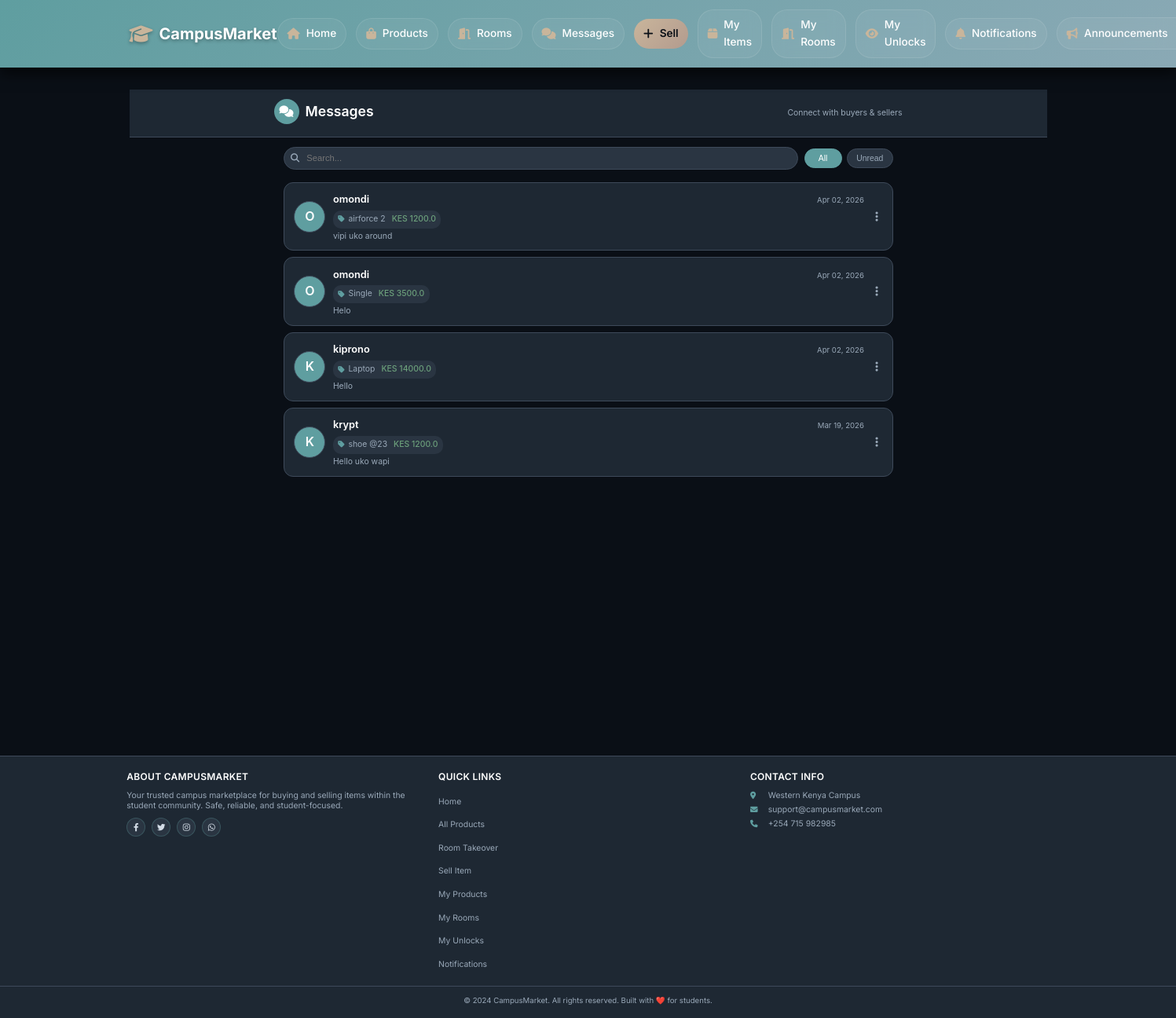
/chat/ (signed in), run on an earlier commit of the app's database.
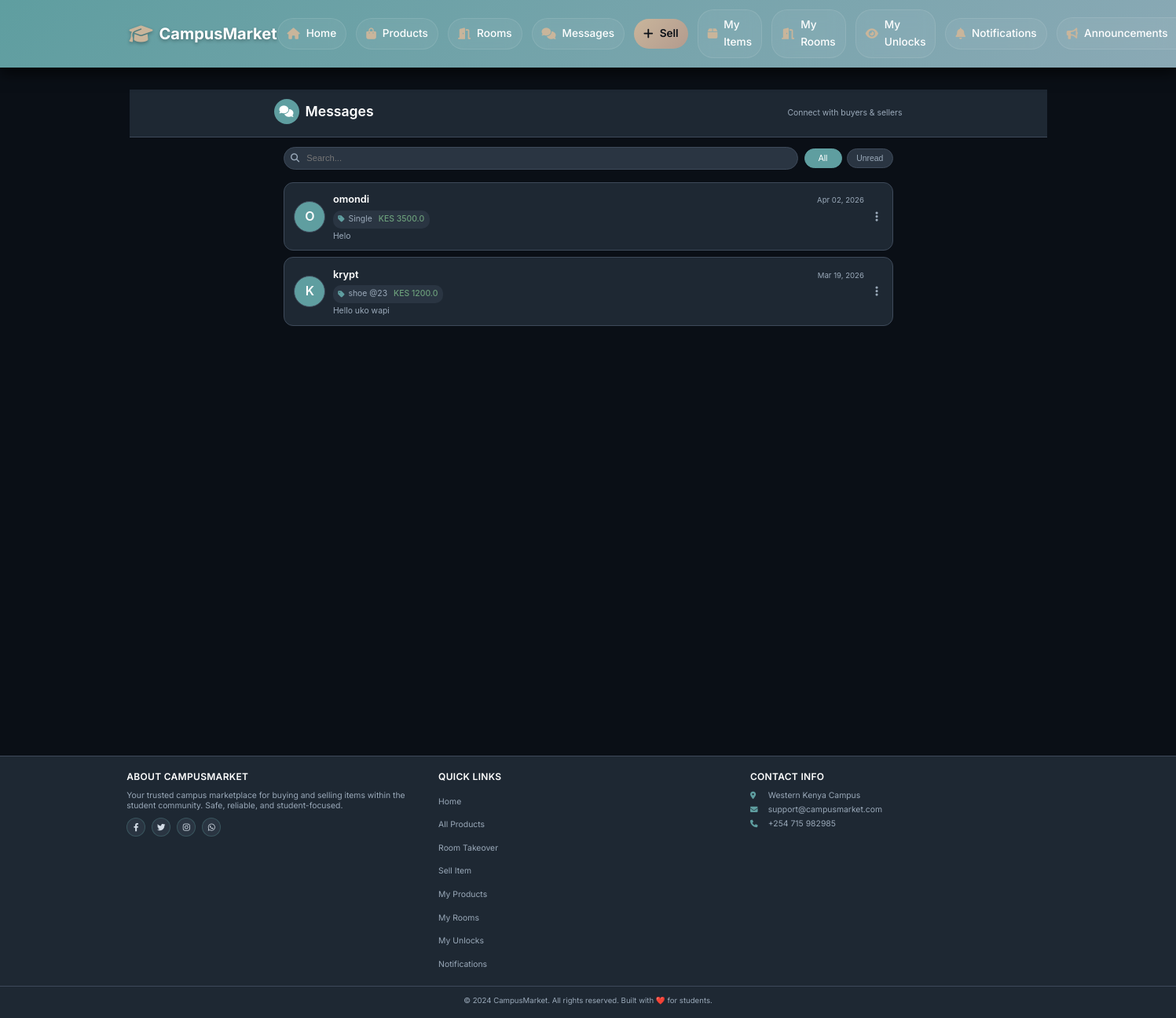
And on a later commit of the database.
### app/models.py (models this page shows, shortened)
class Message(db.Model):
    __tablename__ = 'messages'
    id = db.Column(db.Integer, primary_key=True)
    chat_id = db.Column(db.Integer, db.ForeignKey('chats.id'), nullable=False)
    content = db.Column(db.Text, nullable=True)
    is_image = db.Column(db.Boolean, default=False)
    image_filename = db.Column(db.String(255), nullable=True)
    sender_id = db.Column(db.Integer, db.ForeignKey('users.id'), nullable=False)
    receiver_id = db.Column(db.Integer, db.ForeignKey('users.id'), nullable=False)
    is_read = db.Column(db.Boolean, default=False)
    created_at = db.Column(db.DateTime, default=datetime.utcnow)
    is_deleted = db.Column(db.Boolean, default=False)
    deleted_at = db.Column(db.DateTime, nullable=True)
    deleted_by_id = db.Column(db.Integer, db.ForeignKey('users.id'), nullable=True)
    offer_id = db.Column(db.Integer, db.ForeignKey('offers.id'), nullable=True)
    __table_args__ = (
        CheckConstraint('sender_id != receiver_id', name='different_sender_receiver'),
    )
    chat = db.relationship('Chat', back_populates='messages')
    sender = db.relationship('User', foreign_keys=[sender_id], back_populates='sent_messages')
    deleted_by = db.relationship('User', foreign_keys=[deleted_by_id], backref='deleted_messages')
    offer = db.relationship('Offer', backref='message_refs')
    @property
    def formatted_time(self):
        now = datetime.utcnow()
        diff = now - self.created_at
        if diff.days == 0:
            if diff.seconds < 60:
                return "Just now"
            elif diff.seconds < 3600:
                return f"{diff.seconds // 60}m ago"
            else:
                return f"{diff.seconds // 3600}h ago"
        elif diff.days == 1:
            return "Yesterday"
        elif diff.days < 7:
            return f"{diff.days}d ago"
        else:
            return self.created_at.strftime("%b %d, %Y")

class User(UserMixin, db.Model):
    __tablename__ = 'users'
    id = db.Column(db.Integer, primary_key=True)
    username = db.Column(db.String(80), unique=True, nullable=False)
    email = db.Column(db.String(120), unique=True, nullable=False)
    password_hash = db.Column(db.String(128))
    phone = db.Column(db.String(20))
    created_at = db.Column(db.DateTime, default=datetime.utcnow)
    google_id = db.Column(db.String(100), unique=True, nullable=True)
    profile_picture = db.Column(db.String(500), nullable=True)
    products = db.relationship('Product',
        foreign_keys='Product.seller_id',
        back_populates='seller',
        lazy=True
    )
    payments = db.relationship('Payment',
        back_populates='payment_user',
        lazy=True
    )
    phone_number = db.Column(db.String(20))
    campus_location = db.Column(db.String(100))
    hostel_name = db.Column(db.String(100))
    hostel_room = db.Column(db.String(20))
    whatsapp_number = db.Column(db.String(20))
    show_contact_details = db.Column(db.Boolean, default=True)
    contact_preference = db.Column(db.String(20), default='whatsapp')
    is_admin = db.Column(db.Boolean, default=False)
    conversations_as_buyer = db.relationship('Chat',
        foreign_keys='Chat.buyer_id',
        back_populates='buyer',
        lazy=True,
        cascade='all, delete-orphan'
    )
    conversations_as_seller = db.relationship('Chat',
        foreign_keys='Chat.seller_id',
        back_populates='seller',
        lazy=True,
        cascade='all, delete-orphan'
    )
    sent_messages = db.relationship('Message',
        foreign_keys='Message.sender_id',
        back_populates='sender',
        lazy=True,
        cascade='all, delete-orphan'
    )
    sent_offers = db.relationship('Offer',
        foreign_keys='Offer.buyer_id',
        back_populates='offer_buyer',
        lazy=True
    )
    received_offers = db.relationship('Offer',
        foreign_keys='Offer.seller_id',
        back_populates='offer_seller',
        lazy=True
    )

class Product(db.Model):
    __tablename__ = 'products'
    id = db.Column(db.Integer, primary_key=True)
    title = db.Column(db.String(100), nullable=False)
    description = db.Column(db.Text)
    price = db.Column(db.Float, nullable=False)
    condition = db.Column(db.String(20))
    contact_info = db.Column(db.Text)
    is_fast_moving = db.Column(db.Boolean, default=False)
    is_active = db.Column(db.Boolean, default=True)
    is_sold = db.Column(db.Boolean, default=False)
    Token = db.Column(db.Float, nullable=False)
    category_id = db.Column(db.Integer, db.ForeignKey('categories.id'), nullable=False)
    seller_id = db.Column(db.Integer, db.ForeignKey('users.id'), nullable=False)
    image_group_id = db.Column(db.Integer, db.ForeignKey('product_image_groups.id'), nullable=True)
    created_at = db.Column(db.DateTime, default=datetime.utcnow)
    updated_at = db.Column(db.DateTime, default=datetime.utcnow, onupdate=datetime.utcnow)
    hostel_name = db.Column(db.String(100), nullable=False, default='')
    location = db.Column(db.String(100), nullable=False, default='')
    leave_date = db.Column(db.DateTime, nullable=False, default=datetime.utcnow)
    room_type = db.Column(db.String(20), default='single')
    deposit = db.Column(db.Float, default=0)
    commission_percentage = db.Column(db.Float, default=0)
    is_commission_listing = db.Column(db.Boolean, default=False)
    status = db.Column(db.String(20), default='available')
    agreement_user_id = db.Column(db.Integer, db.ForeignKey('users.id'), nullable=True)
    agreement_expires_at = db.Column(db.DateTime, nullable=True)
    booked_at = db.Column(db.DateTime, nullable=True)
    total_unlocks = db.Column(db.Integer, default=0)
    last_interest_update = db.Column(db.DateTime, default=datetime.utcnow)
    payments = db.relationship('Payment', back_populates='product', lazy=True, cascade="all, delete-orphan")
    chats = db.relationship('Chat', back_populates='product', lazy=True, cascade='all, delete-orphan')
    offers = db.relationship('Offer', back_populates='product', lazy=True, cascade='all, delete-orphan')
    unlocks = db.relationship(
    'ProductUnlock',
    back_populates='product',
    cascade='all, delete-orphan'
)
    notifications = db.relationship(
    'Notification',
    back_populates='product',
    cascade='all, delete-orphan'
)
    agreement_user = db.relationship('User', foreign_keys=[agreement_user_id])
    category = db.relationship('Category', back_populates='products')
    seller = db.relationship('User', foreign_keys=[seller_id], back_populates='products')
    image_group = db.relationship('ProductImageGroup', back_populates='product')

### app/chat/routes.py (the view)
@chat_bp.route('/')
@login_required
def index():
    chats = Chat.query.filter(
        (Chat.buyer_id == current_user.id) | (Chat.seller_id == current_user.id),
        Chat.is_active == True
    ).order_by(Chat.updated_at.desc()).all()
    formatted_chats = []
    for chat in chats:
        last_message = Message.query.filter_by(chat_id=chat.id)\
            .order_by(Message.created_at.desc()).first()
        unread_count = Message.query.filter_by(
            chat_id=chat.id,
            receiver_id=current_user.id,
            is_read=False
        ).count()
        other_user = chat.get_other_participant(current_user.id)
        formatted_chats.append({
            'chat_id': chat.id,
            'product': chat.product,
            'other_user': other_user,
            'last_message': last_message.content if last_message and not last_message.is_image else '[Image]' if last_message else None,
            'last_message_time': last_message.formatted_time if last_message else None,
            'unread_count': unread_count,
            'updated_at': chat.updated_at
        })
    return render_template('chat/index.html', chats=formatted_chats)

### app/models.py (called while the page is built)
@login_manager.user_loader
def load_user(user_id):
    return User.query.get(int(user_id))

    def get_other_participant(self, current_user_id):
        if current_user_id == self.buyer_id:
            return self.seller
        return self.buyer

### app/templates/chat/index.html (shortened to what this page needs)
{% extends "base.html" %}
{% block content %}
<div class="chat-app">
    <header class="chat-app-header">
        <div class="header-content">
            <div class="header-title">
                <div class="icon-wrapper">
                    <i class="fas fa-comments"></i>
                </div>
                <h1>Messages</h1>
            </div>
            <p class="header-subtitle">Connect with buyers & sellers</p>
        </div>
    </header>
    <main class="chat-main">
        {% if chats %}
        <div class="chats-container">
            <div class="chats-toolbar">
                <div class="search-box">
                    <i class="fas fa-search"></i>
                    <input type="text" placeholder="Search..." class="search-input" id="searchInput">
                </div>
                <div class="filter-buttons">
                    <button class="filter-btn active" data-filter="all">All</button>
                    <button class="filter-btn" data-filter="unread">Unread</button>
                </div>
            </div>
            <div class="chats-list" id="chatsList">
                {% for chat in chats %}
                <a href="{{ url_for('chat.chat_room', chat_id=chat.chat_id) }}" class="chat-card {% if chat.unread_count > 0 %}unread{% endif %}"
                   data-username="{{ chat.other_user.username|lower }}"
                   data-product="{{ chat.product.title|lower }}"
                   data-last-message="{{ chat.last_message|default('')|lower }}"
                   data-unread="{{ chat.unread_count }}"
                   data-timestamp="{{ chat.updated_at.timestamp() }}">
                    <div class="chat-avatar">
                        <div class="avatar-container">
                            {% if chat.other_user.profile_picture %}
                                <img src="{{ chat.other_user.profile_picture }}" alt="{{ chat.other_user.username }}" class="avatar-img">
                            {% else %}
                                <div class="avatar-fallback" style="background: var(--primary);">
                                    {{ chat.other_user.username[0]|upper }}
                                </div>
                            {% endif %}
                        </div>
                    </div>
                    <div class="chat-info">
                        <div class="chat-header-row">
                            <h3 class="chat-username">{{ chat.other_user.username }}</h3>
                            <span class="chat-timestamp">{{ chat.last_message_time or chat.updated_at.strftime('%H:%M') }}</span>
                        </div>
                        <div class="product-row">
                            <div class="product-badge">
                                <i class="fas fa-tag"></i>
                                <span class="product-name">{{ chat.product.title|truncate(25, true) }}</span>
                                <span class="product-price">KES {{ chat.product.price }}</span>
                            </div>
                        </div>
                        <div class="message-preview-row">
                            <p class="message-preview">
                                {% if chat.last_message %}
                                    {{ chat.last_message|truncate(40) }}
                                {% else %}
                                    <span class="no-messages">Start conversation...</span>
                                {% endif %}
                            </p>
                        </div>
                    </div>
                    <div class="chat-actions">
                        <button class="action-btn" onclick="event.preventDefault(); event.stopPropagation(); toggleChatMenu('{{ chat.chat_id }}')">
                            <i class="fas fa-ellipsis-v"></i>
                        </button>
                    </div>
                </a>
                {% endfor %}
            </div>
        </div>
        {% endif %}
    </main>
</div>
{% endblock %}

What changed in the data, as far as the page shows it:
removed Message: other_user "O", other_user.username "omondi", created_at "Apr 02, 2026", product "airforce 2", product.price "1200.0", last_message "vipi uko around"
removed Message: other_user "K", other_user.username "kiprono", created_at "Apr 02, 2026", product "Laptop", product.price "14000.0", last_message "Hello"
